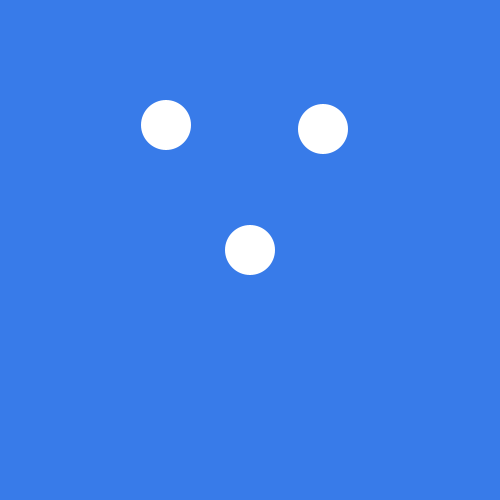
Frame 1 (no input)
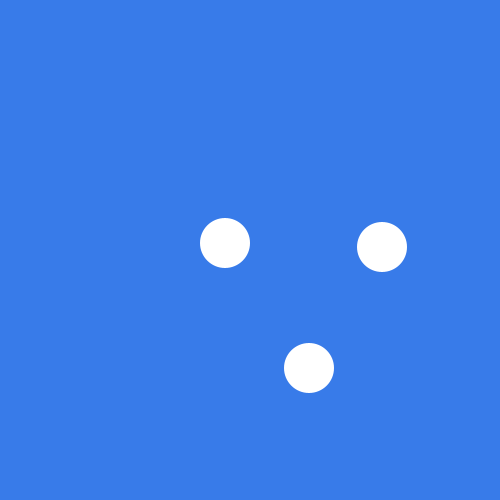
Frame 60 (the mouse pressed at the canvas centre just before this capture)
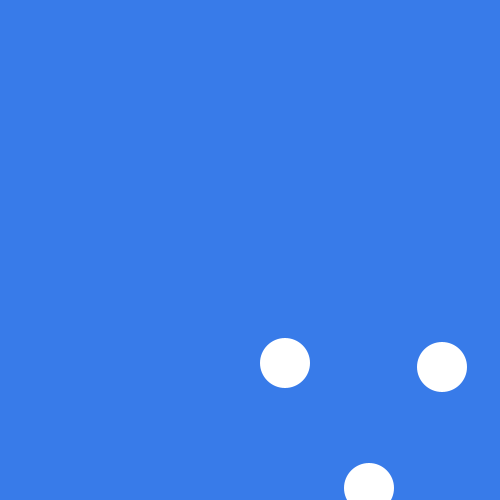
Frame 120 (the mouse held since frame 60 and released just before this capture)

The Processing sketch that drew these frames (run headless with seeded random() and noise(); from frame 60 on, the mouse is pressed at the canvas centre):

// Processing sketch: processing_135375
// ── processing_135375.pde

//variables
Ball myBall;
Ball myBall2;
Ball myBall3;
//Ball myBall4;
//Ball myBall5;
//Ball myBall6;
//Ball myBall7;
//SETUP

void setup(){
  size(500,500);
  noStroke();
  fill(255);
 myBall= new Ball(width/2, height/2, 1,2);
 myBall2= new Ball((int)random(width), (int)random(height),1,2);
 myBall3= new Ball((int)width/3, (int)height/4, 1, 2);
// myBall3= new Ball((int)width/3, (int)height/4, 1, 2);
 //myBall4= new Ball((int)width/3, (int)height/4, 1, 2);
 //myBall5= new Ball((int)width/3, (int)height/4, 1, 2);
 //myBall6= new Ball((int)width/3, (int)height/4, 1, 2);
// myBall7= new Ball((int)width/3, (int)height/4, 1, 2);
}
  
void draw(){
  background(56,123,233);
  myBall.display();
  myBall.move();
  myBall.bounce();
  
  myBall2.display();
  myBall2.move();
  myBall2.bounce();
  
  myBall3.display();
  myBall3.move();
  myBall3.bounce();
  
 //   myBall4.display();
   // myBall4.move();
  //  myBall4.bounce();
  
   // myBall5.display();
   // myBall5.move();
   // myBall5.bounce();
  
   // myBall6.display();
  //  myBall6.move();
   // myBall6.bounce();
  
  //  myBall7.display();
   // myBall7.move();
   // myBall7.bounce();
}
  
//FUCTIONS
    class Ball {
  //VARIABLES
  int xPos;
  int yPos;
  int xSpeed;
  int ySpeed;

  //CONSTRUCTOR

  Ball(int _xPos, int _yPos, int _xSpeed, int _ySpeed) {
    xPos = _xPos;
    yPos = _yPos;
    xSpeed = _xSpeed;
    ySpeed = _ySpeed;
  }

  //methods
  void display() {
    ellipse(xPos, yPos, 50, 50);
  }

  void bounce() {
    if (xPos > width || xPos < 0) {
      xSpeed = xSpeed * -1;
    }
    if (yPos > height || yPos < 0) {
      ySpeed = ySpeed * -1;
    }
  }

  void move() {
    xPos = xPos + xSpeed;
    yPos = yPos + ySpeed;
  }
}
 
